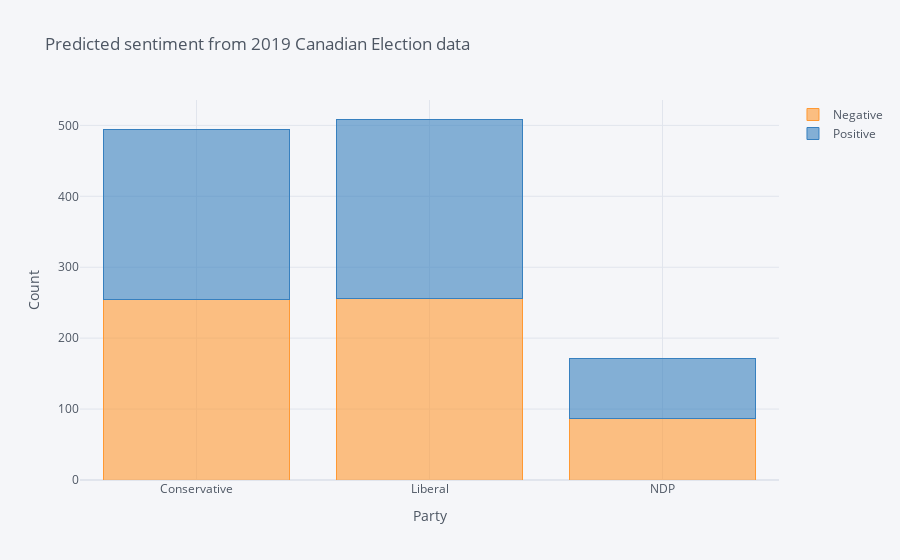

Source (notebook cell):
### Code cell
# Predicted sentiment for election data
party_pred_cnt=three_parties.groupby('party')['sent_pred'].value_counts().unstack()
party_pred_cnt.rename(columns={0:'Negative',1:'Positive'},inplace=True)
party_pred_cnt.iplot(kind='bar',barmode='stack', title='Predicted sentiment from 2019 Canadian Election data',\
                    xTitle='Party',yTitle='Count',showlegend=True)

### Figure 1 — Plotly figure (JSON) as saved in the notebook; plotly's stock layout.template omitted (floating-point values rounded to 4 significant figures)
{"data": [{"marker": {"color": "rgba(255, 153, 51, 0.6)", "line": {"color": "rgba(255, 153, 51, 1.0)", "width": 1}}, "name": "Negative", "orientation": "v", "text": "", "type": "bar", "x": ["Conservative", "Liberal", "NDP"], "y": [255, 256, 87]}, {"marker": {"color": "rgba(55, 128, 191, 0.6)", "line": {"color": "rgba(55, 128, 191, 1.0)", "width": 1}}, "name": "Positive", "orientation": "v", "text": "", "type": "bar", "x": ["Conservative", "Liberal", "NDP"], "y": [239, 253, 85]}], "layout": {"barmode": "stack", "legend": {"bgcolor": "#F5F6F9", "font": {"color": "#4D5663"}, "traceorder": "normal"}, "paper_bgcolor": "#F5F6F9", "plot_bgcolor": "#F5F6F9", "showlegend": true, "title": {"font": {"color": "#4D5663"}, "text": "Predicted sentiment from 2019 Canadian Election data"}, "xaxis": {"gridcolor": "#E1E5ED", "showgrid": true, "tickfont": {"color": "#4D5663"}, "title": {"font": {"color": "#4D5663"}, "text": "Party"}, "zerolinecolor": "#E1E5ED"}, "yaxis": {"gridcolor": "#E1E5ED", "showgrid": true, "tickfont": {"color": "#4D5663"}, "title": {"font": {"color": "#4D5663"}, "text": "Count"}, "zerolinecolor": "#E1E5ED"}}}
